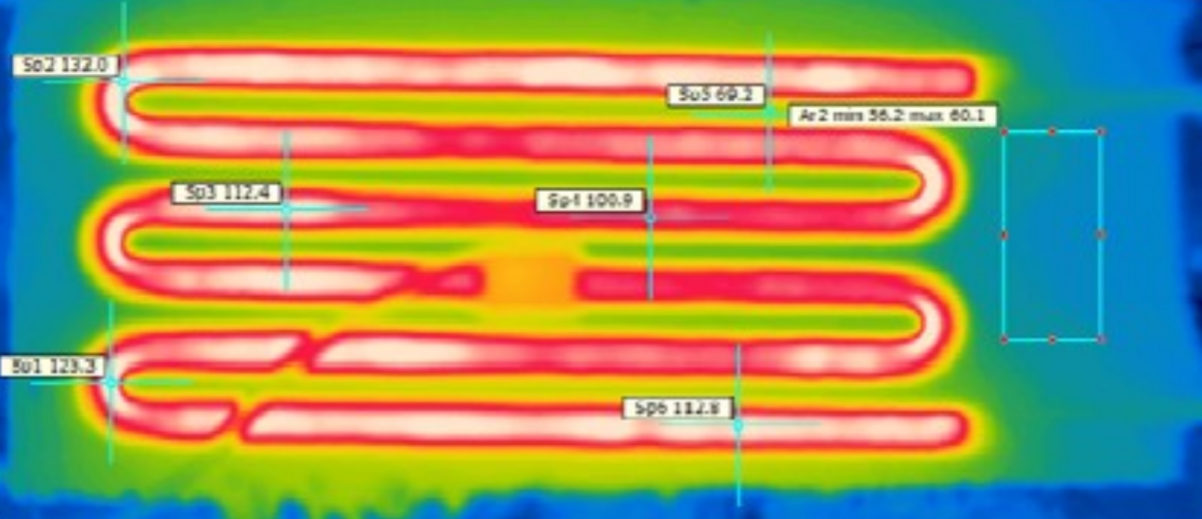
//> input picture ref/termo_ref.png, 1202 x 519 px
$ ./spectral_fourie   (built with g++ and OpenCV 4)
//> lines starting //> are read from the running program, lines starting //| are printed output that depends on the picture
#include <opencv2/opencv.hpp>
#include <iostream>

using namespace cv;
using namespace std;

void getSpectrum(const Mat& img, Mat& amplitude, Mat& phase, Mat& magnitudeWithPhase)
{
    Mat floatImg;
    img.convertTo(floatImg, CV_32F);

    // Применим БПФ (быстрое преобразование Фурье)
    Mat complexImg;
    Mat planes[2] = {Mat::zeros(img.size(), CV_32F), Mat::zeros(img.size(), CV_32F)};
    split(floatImg, planes);
    merge(planes, 2, complexImg);
    dft(complexImg, complexImg);

    // Получаем амплитуду и фазу
    split(complexImg, planes);
    amplitude = planes[0];  // амплитудная часть
    phase = planes[1];  // фазовая часть

    // Для визуализации амплитуды и фазы
    //cv::Mat amplitude_copy = amplitude.clone();  // Создаем копию матрицы
    //amplitude_copy = log(amplitude_copy + 1);   // Применяем логарифм
    phase = phase / (2 * M_PI);  // нормализация фазы

    // Собираем амплитудно-фазовый спектр
    magnitudeWithPhase = amplitude.clone();
    magnitudeWithPhase += phase * 255;  // комбинируем амплитуду и фазу для визуализации
}

int main() {
    // Загрузим изображение
    Mat img = imread("/home/angelika/Desktop/8_term/R_D/ref/termo_ref.png", IMREAD_GRAYSCALE);
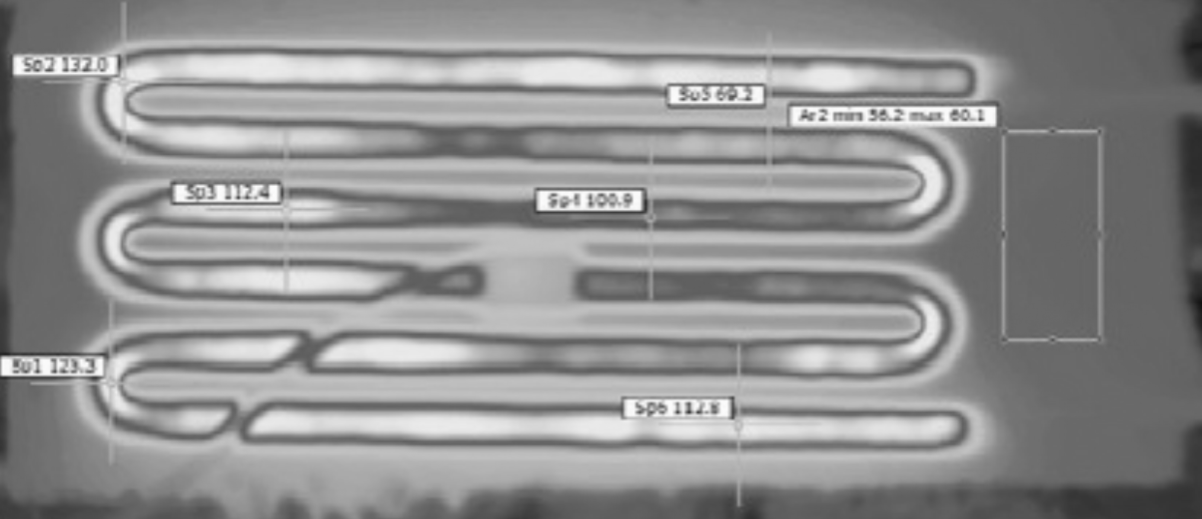
//> img: 519 rows x 1202 cols, CV_8UC1; min 17, max 252, mean 143.3
    if (img.empty()) {
        cout << "Could not read the image!" << endl;
        return -1;
    }

    // Получим спектры
    Mat amplitude, phase, magnitudeWithPhase;
    getSpectrum(img, amplitude, phase, magnitudeWithPhase);
//> in getSpectrum, `split(floatImg, planes);`: planes[1]: 519 rows x 1202 cols, CV_32FC1; every value is 0

    // Нормализуем и выводим результаты
    //normalize(amplitude, amplitude, 0, 255, NORM_MINMAX);
    //normalize(phase, phase, 0, 255, NORM_MINMAX);
    //normalize(magnitudeWithPhase, magnitudeWithPhase, 0, 255, NORM_MINMAX);

    // Преобразуем в 8-битные изображения для сохранения
    amplitude.convertTo(amplitude, CV_8UC1);
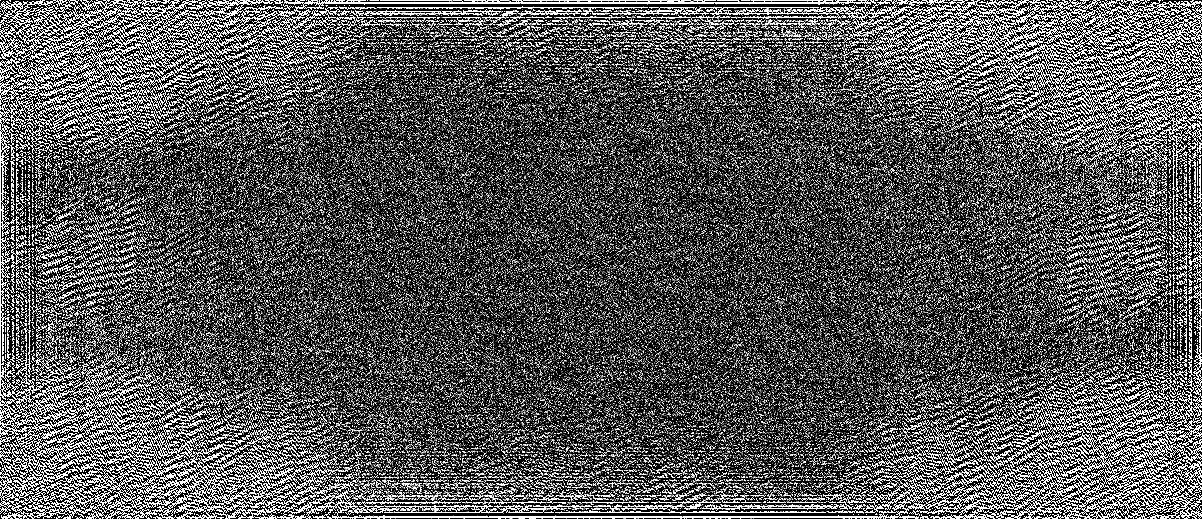
//> amplitude: 519 rows x 1202 cols, CV_8UC1; min 0, max 255, mean 86.7
    phase.convertTo(phase, CV_8UC1);
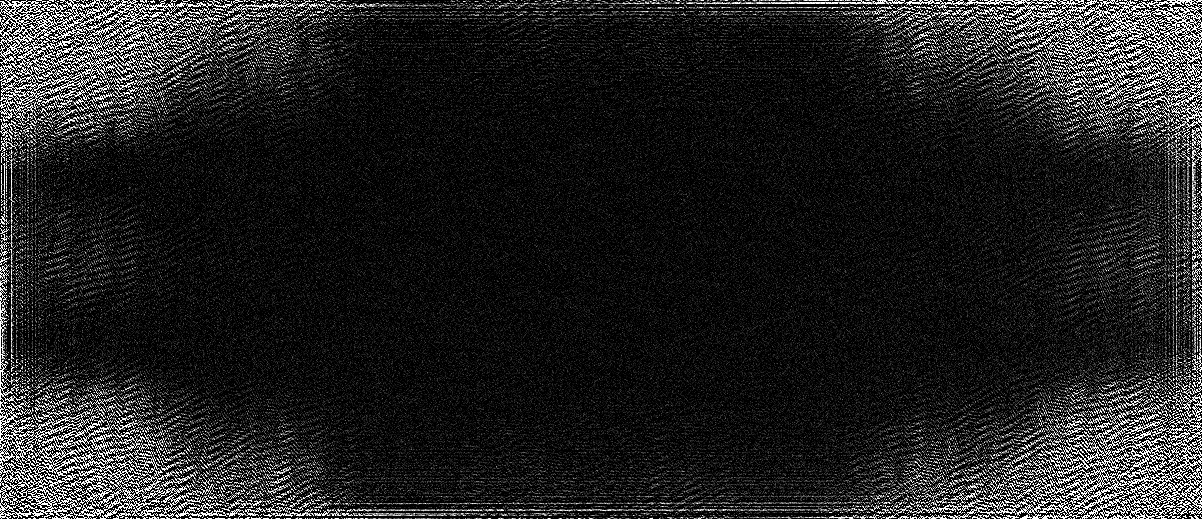
//> phase: 519 rows x 1202 cols, CV_8UC1; min 0, max 255, mean 34.3
    magnitudeWithPhase.convertTo(magnitudeWithPhase, CV_8UC1);
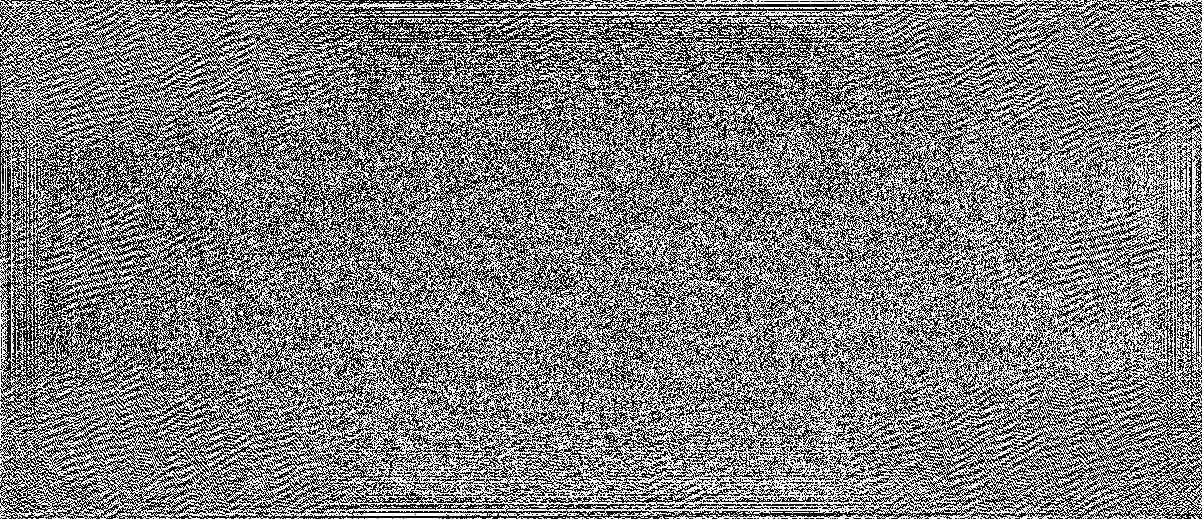
//> magnitudeWithPhase: 519 rows x 1202 cols, CV_8UC1; min 0, max 255, mean 126.4

    // Сохраняем изображения
    imwrite("/home/angelika/Desktop/8_term/R_D/ref/amplitude_spectrum.jpg", amplitude);
    imwrite("/home/angelika/Desktop/8_term/R_D/ref/phase.jpg", phase);
    imwrite("/home/angelika/Desktop/8_term/R_D/ref/amplitude_phase_spectrum.jpg", magnitudeWithPhase);

    // Отображаем результаты
    imshow("Amplitude Spectrum", amplitude);
    imshow("Phase Spectrum", phase);
    imshow("Amplitude-Phase Spectrum", magnitudeWithPhase);

    waitKey(0);
    return 0;
}

$ run again, with ref/reference.png copied over ref/termo_ref.png
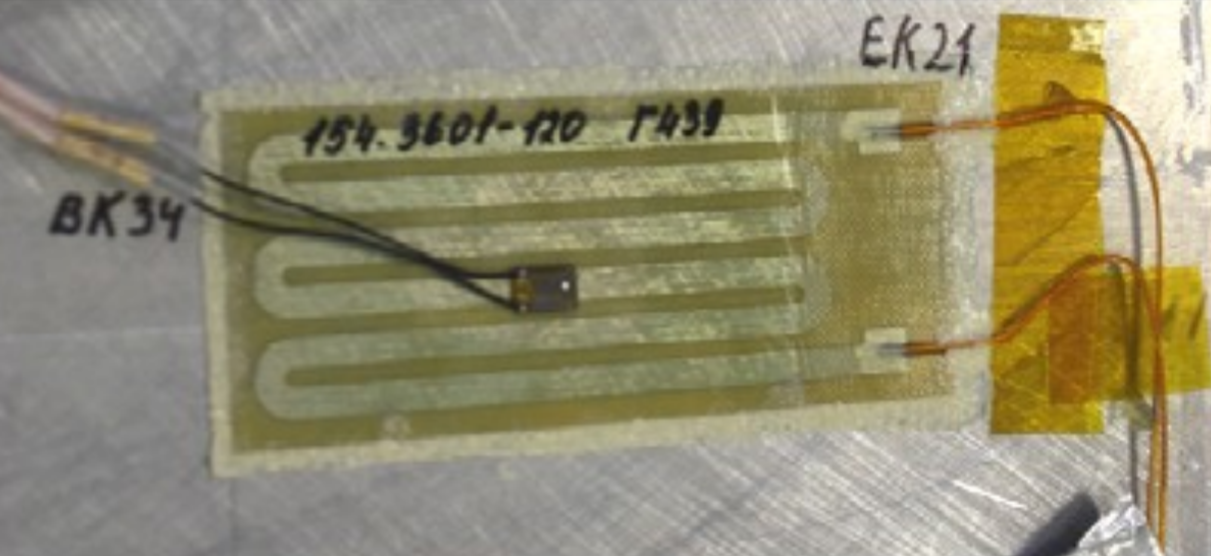
//> input picture ref/reference.png, 1211 x 556 px
//> `phase.convertTo(phase, CV_8UC1);`:
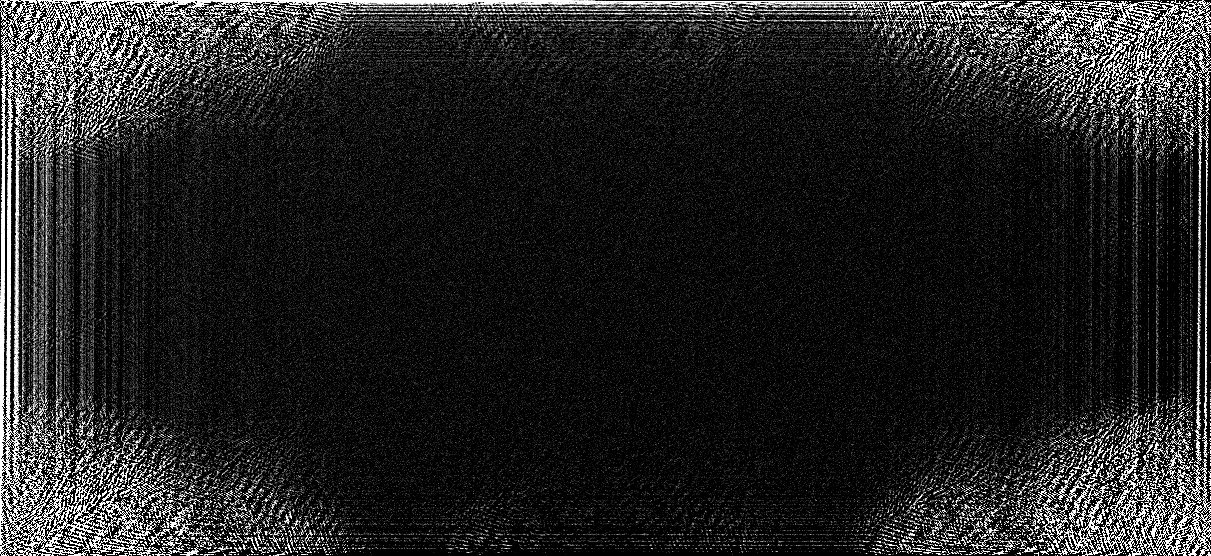
//> phase: 556 rows x 1211 cols, CV_8UC1; min 0, max 255, mean 34.8
//> `magnitudeWithPhase.convertTo(magnitudeWithPhase, CV_8UC1);`:
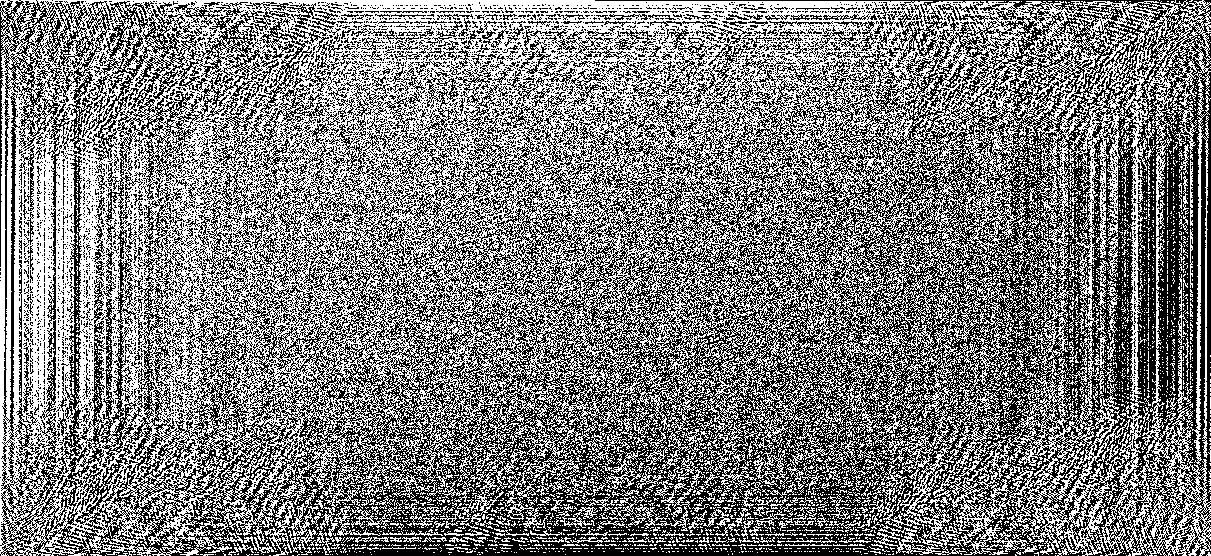
//> magnitudeWithPhase: 556 rows x 1211 cols, CV_8UC1; min 0, max 255, mean 126.1
